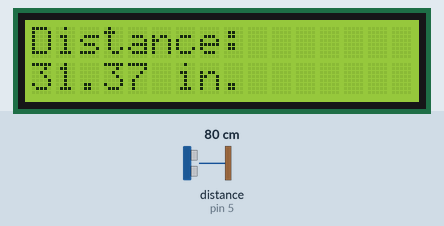
Bench run of a sketch on a simulated Arduino Uno, built with avr-gcc and run on an emulated ATmega328P. Shown: 16×2 character LCD. Wiring (inferred from the names in the program): ultrasonic range finder: trigger pin 4; echo pin 5. Inputs (shaded band) come from the test bench; at power-on: distance to the obstacle (sensor on pin 5) 80 cm. The echo pulse lasts 58.3 µs per cm.

Above: at 1.2 s.
1.3 s: distance to the obstacle (sensor on pin 5) set to 2 cm
At 1.9 s:
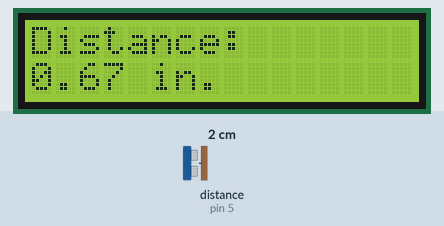
4.3 s: distance to the obstacle (sensor on pin 5) set to 4 cm
At 5.0 s:
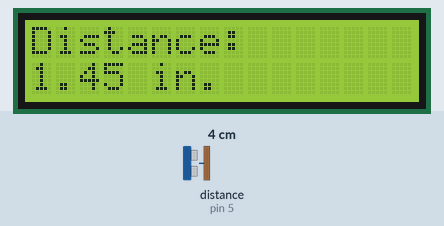
6.1 s: distance to the obstacle (sensor on pin 5) set to 9 cm
At 6.5 s:
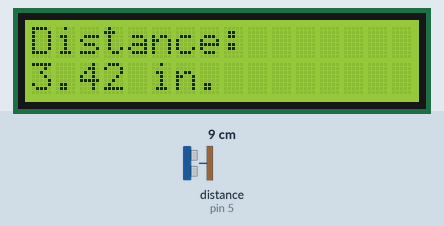
Timing chart, 0 to 9.1 s (numbered marks = the images above; inputs shaded):
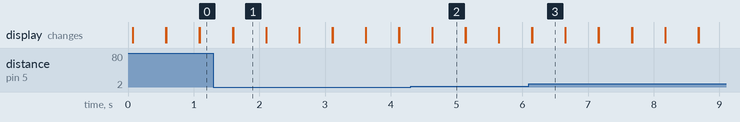

Measured:
- after the input at 1.3 s, the display: first differs from a run without the input after 0.30 s (image 1)
- after the input at 4.3 s, the display: first differs from a run without the input after 0.33 s (image 2)
- after the input at 6.1 s, the display: first differs from a run without the input after 0.05 s (image 3)
- what the display in image 1 shows lasts 0.5 s, from 1.6 s to 2.1 s

The sketch:

HW_23_Portable_Distance_Meter.ino
```cpp
#include <LiquidCrystal.h>
int rs=7;
int en=8;
int d4=9;
int d5=10;
int d6=11;
int d7=12;
LiquidCrystal lcd(rs,en,d4,d5,d6,d7);
int trigPin=4;
int echoPin=5;
float pingTT;
float r=767.269;
float d;
float dist;
int dt=500;
void setup() {
  // put your setup code here, to run once:
lcd.begin(16,2);
Serial.begin(9600);
pinMode(trigPin,OUTPUT);
pinMode(echoPin,INPUT);
}

void loop() {
  // put your main code here, to run repeatedly:
digitalWrite(trigPin,LOW);
delayMicroseconds(10);
digitalWrite(trigPin,HIGH);
delayMicroseconds(10);
digitalWrite(trigPin,LOW);
pingTT=pulseIn(echoPin,HIGH);
d=(pingTT*r*5280.*12.)/(3600.*1000000.);
dist=d/2;
lcd.setCursor(0,0);
lcd.print("Distance: ");
lcd.setCursor(0,1);
lcd.print(dist);
lcd.print(" in.");
delay(dt);
lcd.clear();
}
```
